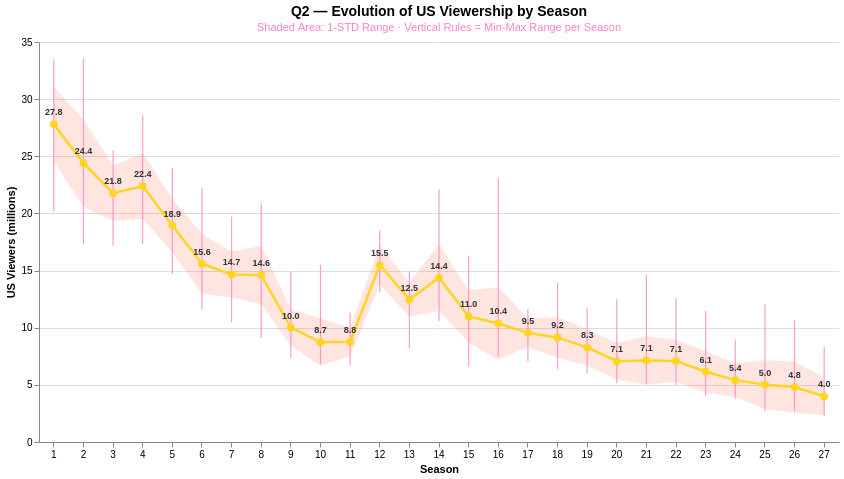

Notebook code for this chart:
### Markdown cell above
## 5. Q2 — Evolution of US Viewership

**Question:** How have the viewers evolved over time?

### Design rationale

We have decided to do another line chart for this visualisation, as it's another time series data set and aides comparison with the chart for Q1.
Again, we decided to do an average per season for the line (and dots) and included the std-band around the line to get an idea for the distribution of the data.
To show the full spectrum of the viewership, we also include min-max rulers, trying a different design method than the dots in the previous chart for variety.

In the end we have three layers:
- **Min-max vertical whiskers**
- **1-STD shaded band**
- **Season average line + data labels**

Y domain fixed to `[0, 35]` millions to include all early-season peaks.

At this point, a note on the opacities and contrasts: The yellow line does not contrast as well against the rose band as it does on the streamlit application. Against a blue background, the yellow line contrasts much nicer against the then darker rose band.

**Alternatives that failed.** Area charts implied volume rather than discrete episode counts. Stacked bars confused the min/avg/max encoding.

### Code cell
eps_v = eps.dropna(subset=["us_viewers_in_millions"]).copy()
import numpy as np
season["ci_rating"]  = (season["std_rating"]  / np.sqrt(season["n_episodes"]) * 1.96).round(3)

# STD band
band_v = (
    alt.Chart(season.dropna(subset=["avg_viewers","std_viewers"]))
    .mark_area(opacity=0.15)
    .encode(
        x=alt.X("season:O", title="Season",
                axis=alt.Axis(labelAngle=0, titleFontSize=AXIS_FONT)),
        y=alt.Y("min_v:Q", title="US Viewers (millions)",
                scale=alt.Scale(domain=[0,35])),
        y2="max_v:Q",
        color=alt.value(SECONDARY),
    )
    .transform_calculate(
        min_v="datum.avg_viewers - datum.std_viewers",
        max_v="datum.avg_viewers + datum.std_viewers",
    )
)

# Min-max whiskers
range_v = (
    alt.Chart(season.dropna(subset=["min_viewers","max_viewers"]))
    .mark_rule(strokeWidth=1.2, opacity=0.8)
    .encode(
        x=alt.X("season:O"),
        y=alt.Y("min_viewers:Q"),
        y2="max_viewers:Q",
        color=alt.value(TERTIARY),
    )
)

# Average line
line_v = (
    alt.Chart(season.dropna(subset=["avg_viewers"]))
    .mark_line(strokeWidth=2.5,
               point=alt.OverlayMarkDef(size=60, filled=True))
    .encode(
        x=alt.X("season:O"),
        y=alt.Y("avg_viewers:Q"),
        color=alt.value(PRIMARY),
    )
)

# Data labels
lbl_v = (
    alt.Chart(season.dropna(subset=["avg_viewers"]))
    .mark_text(fontSize=9, fontWeight="bold", dy=-12, color="#333333")
    .encode(
        x=alt.X("season:O"),
        y=alt.Y("avg_viewers:Q"),
        text=alt.Text("avg_viewers:Q", format=".1f"),
    )
)

chart_q2 = (
    # Layer order: Bars at the back, Labels/Annotations at the front
    alt.layer(band_v, range_v, line_v, lbl_v)
    .properties(
        width=800,
        height=400,
        title=alt.TitleParams(
            "Q2 — Evolution of US Viewership by Season",
            subtitle=[
                "Shaded Area: 1-STD Range · Vertical Rules = Min-Max Range per Season"
            ],
            fontSize=TITLE_FONT, subtitleFontSize=11, subtitleColor="#FF82C1",
        ),
    )
    .configure_view(stroke=None)
)

chart_q2.save("outputs/q2_viewership_final.html")
chart_q2

### Figure 1 — Vega-Lite specification as saved in the notebook (floating-point values rounded to 4 significant figures)
{"config": {"view": {"continuousWidth": 300, "continuousHeight": 300, "stroke": null}}, "layer": [{"data": {"name": "data-29c50829c0e1e08a74f621546a6de755"}, "mark": {"type": "area", "opacity": 0.15}, "encoding": {"color": {"value": "#F65132"}, "x": {"axis": {"labelAngle": 0, "titleFontSize": 11}, "field": "season", "title": "Season", "type": "ordinal"}, "y": {"field": "min_v", "scale": {"domain": [0, 35]}, "title": "US Viewers (millions)", "type": "quantitative"}, "y2": {"field": "max_v"}}, "transform": [{"calculate": "datum.avg_viewers - datum.std_viewers", "as": "min_v"}, {"calculate": "datum.avg_viewers + datum.std_viewers", "as": "max_v"}]}, {"data": {"name": "data-29c50829c0e1e08a74f621546a6de755"}, "mark": {"type": "rule", "opacity": 0.8, "strokeWidth": 1.2}, "encoding": {"color": {"value": "#FF82C1"}, "x": {"field": "season", "type": "ordinal"}, "y": {"field": "min_viewers", "type": "quantitative"}, "y2": {"field": "max_viewers"}}}, {"data": {"name": "data-29c50829c0e1e08a74f621546a6de755"}, "mark": {"type": "line", "point": {"filled": true, "size": 60}, "strokeWidth": 2.5}, "encoding": {"color": {"value": "#FFD521"}, "x": {"field": "season", "type": "ordinal"}, "y": {"field": "avg_viewers", "type": "quantitative"}}}, {"data": {"name": "data-29c50829c0e1e08a74f621546a6de755"}, "mark": {"type": "text", "color": "#333333", "dy": -12, "fontSize": 9, "fontWeight": "bold"}, "encoding": {"text": {"field": "avg_viewers", "format": ".1f", "type": "quantitative"}, "x": {"field": "season", "type": "ordinal"}, "y": {"field": "avg_viewers", "type": "quantitative"}}}], "height": 400, "title": {"text": "Q2 — Evolution of US Viewership by Season", "fontSize": 14, "subtitle": ["Shaded Area: 1-STD Range · Vertical Rules = Min-Max Range per Season"], "subtitleColor": "#FF82C1", "subtitleFontSize": 11}, "width": 800, "$schema": "https://vega.github.io/schema/vega-lite/v6.1.0.json", "datasets": {"data-29c50829c0e1e08a74f621546a6de755": [{"season": 1, "avg_rating": 7.808, "std_rating": 0.275, "min_rating": 7.4, "max_rating": 8.3, "avg_viewers": 27.81, "std_viewers": 3.269, "min_viewers": 20.2, "max_viewers": 33.5, "n_episodes": 13, "avg_votes": 1819.0, "avg_views": 72850.0, "avg_rating_lbl": "7.8", "avg_viewers_lbl": "27.8", "ci_rating": 0.149}, {"season": 2, "avg_rating": 8.041, "std_rating": 0.345, "min_rating": 7.5, "max_rating": 8.8, "avg_viewers": 24.41, "std_viewers": 3.843, "min_viewers": 17.3, "max_viewers": 33.6, "n_episodes": 22, "avg_votes": 1416.0, "avg_views": 56490.0, "avg_rating_lbl": "8.0", "avg_viewers_lbl": "24.4", "ci_rating": 0.144}, {"season": 3, "avg_rating": 8.154, "std_rating": 0.335, "min_rating": 7.7, "max_rating": 8.8, "avg_viewers": 21.77, "std_viewers": 2.411, "min_viewers": 17.2, "max_viewers": 25.5, "n_episodes": 24, "avg_votes": 1312.0, "avg_views": 56400.0, "avg_rating_lbl": "8.2", "avg_viewers_lbl": "21.8", "ci_rating": 0.134}, {"season": 4, "avg_rating": 8.268, "std_rating": 0.451, "min_rating": 7.2, "max_rating": 9.0, "avg_viewers": 22.39, "std_viewers": 2.889, "min_viewers": 17.3, "max_viewers": 28.6, "n_episodes": 22, "avg_votes": 1348.0, "avg_views": 64730.0, "avg_rating_lbl": "8.3", "avg_viewers_lbl": "22.4", "ci_rating": 0.188}, {"season": 5, "avg_rating": 8.336, "std_rating": 0.379, "min_rating": 7.5, "max_rating": 9.0, "avg_viewers": 18.94, "std_viewers": 2.351, "min_viewers": 14.7, "max_viewers": 24.0, "n_episodes": 22, "avg_votes": 1265.0, "avg_views": 69490.0, "avg_rating_lbl": "8.3", "avg_viewers_lbl": "18.9", "ci_rating": 0.158}, {"season": 6, "avg_rating": 8.312, "std_rating": 0.594, "min_rating": 6.0, "max_rating": 9.1, "avg_viewers": 15.6, "std_viewers": 2.633, "min_viewers": 11.6, "max_viewers": 22.2, "n_episodes": 25, "avg_votes": 1235.0, "avg_views": 69870.0, "avg_rating_lbl": "8.3", "avg_viewers_lbl": "15.6", "ci_rating": 0.233}, {"season": 7, "avg_rating": 8.324, "std_rating": 0.395, "min_rating": 7.5, "max_rating": 9.0, "avg_viewers": 14.66, "std_viewers": 2.011, "min_viewers": 10.5, "max_viewers": 19.7, "n_episodes": 25, "avg_votes": 1185.0, "avg_views": 67660.0, "avg_rating_lbl": "8.3", "avg_viewers_lbl": "14.7", "ci_rating": 0.155}, {"season": 8, "avg_rating": 8.22, "std_rating": 0.514, "min_rating": 7.3, "max_rating": 9.2, "avg_viewers": 14.6, "std_viewers": 2.554, "min_viewers": 9.1, "max_viewers": 20.9, "n_episodes": 25, "avg_votes": 1234.0, "avg_views": 64380.0, "avg_rating_lbl": "8.2", "avg_viewers_lbl": "14.6", "ci_rating": 0.201}, {"season": 9, "avg_rating": 7.844, "std_rating": 0.682, "min_rating": 5.1, "max_rating": 9.1, "avg_viewers": 10.01, "std_viewers": 1.603, "min_viewers": 7.4, "max_viewers": 14.9, "n_episodes": 25, "avg_votes": 1013.0, "avg_views": 30330.0, "avg_rating_lbl": "7.8", "avg_viewers_lbl": "10.0", "ci_rating": 0.267}, {"season": 10, "avg_rating": 7.57, "std_rating": 0.335, "min_rating": 6.9, "max_rating": 8.2, "avg_viewers": 8.737, "std_viewers": 2.071, "min_viewers": 6.8, "max_viewers": 15.5, "n_episodes": 23, "avg_votes": 880.0, "avg_views": 52170.0, "avg_rating_lbl": "7.6", "avg_viewers_lbl": "8.7", "ci_rating": 0.137}, {"season": 11, "avg_rating": 7.291, "std_rating": 0.337, "min_rating": 6.6, "max_rating": 7.9, "avg_viewers": 8.772, "std_viewers": 1.231, "min_viewers": 6.7, "max_viewers": 11.3, "n_episodes": 22, "avg_votes": 792.1, "avg_views": 49010.0, "avg_rating_lbl": "7.3", "avg_viewers_lbl": "8.8", "ci_rating": 0.141}, {"season": 12, "avg_rating": 7.362, "std_rating": 0.449, "min_rating": 6.5, "max_rating": 8.6, "avg_viewers": 15.49, "std_viewers": 1.735, "min_viewers": 13.1, "max_viewers": 18.5, "n_episodes": 21, "avg_votes": 771.6, "avg_views": 51230.0, "avg_rating_lbl": "7.4", "avg_viewers_lbl": "15.5", "ci_rating": 0.192}, {"season": 13, "avg_rating": 7.141, "std_rating": 0.505, "min_rating": 5.6, "max_rating": 8.0, "avg_viewers": 12.46, "std_viewers": 1.502, "min_viewers": 8.2, "max_viewers": 14.9, "n_episodes": 22, "avg_votes": 673.7, "avg_views": 49490.0, "avg_rating_lbl": "7.1", "avg_viewers_lbl": "12.5", "ci_rating": 0.211}, {"season": 14, "avg_rating": 7.077, "std_rating": 0.286, "min_rating": 6.6, "max_rating": 7.7, "avg_viewers": 14.38, "std_viewers": 2.924, "min_viewers": 10.56, "max_viewers": 22.1, "n_episodes": 22, "avg_votes": 626.8, "avg_views": 47120.0, "avg_rating_lbl": "7.1", "avg_viewers_lbl": "14.4", "ci_rating": 0.12}, {"season": 15, "avg_rating": 7.045, "std_rating": 0.294, "min_rating": 6.2, "max_rating": 7.4, "avg_viewers": 10.99, "std_viewers": 2.287, "min_viewers": 6.6, "max_viewers": 16.3, "n_episodes": 22, "avg_votes": 599.4, "avg_views": 44930.0, "avg_rating_lbl": "7.0", "avg_viewers_lbl": "11.0", "ci_rating": 0.123}, {"season": 16, "avg_rating": 7.043, "std_rating": 0.254, "min_rating": 6.4, "max_rating": 7.4, "avg_viewers": 10.37, "std_viewers": 3.177, "min_viewers": 7.48, "max_viewers": 23.07, "n_episodes": 21, "avg_votes": 576.5, "avg_views": 46350.0, "avg_rating_lbl": "7.0", "avg_viewers_lbl": "10.4", "ci_rating": 0.109}, {"season": 17, "avg_rating": 6.864, "std_rating": 0.289, "min_rating": 6.3, "max_rating": 7.4, "avg_viewers": 9.549, "std_viewers": 1.26, "min_viewers": 7.04, "max_viewers": 11.63, "n_episodes": 22, "avg_votes": 600.6, "avg_views": 43490.0, "avg_rating_lbl": "6.9", "avg_viewers_lbl": "9.5", "ci_rating": 0.121}, {"season": 18, "avg_rating": 7.0, "std_rating": 0.409, "min_rating": 6.3, "max_rating": 8.1, "avg_viewers": 9.15, "std_viewers": 1.777, "min_viewers": 6.4, "max_viewers": 13.9, "n_episodes": 22, "avg_votes": 655.7, "avg_views": 45300.0, "avg_rating_lbl": "7.0", "avg_viewers_lbl": "9.2", "ci_rating": 0.171}, {"season": 19, "avg_rating": 6.935, "std_rating": 0.472, "min_rating": 6.1, "max_rating": 8.2, "avg_viewers": 8.28, "std_viewers": 1.59, "min_viewers": 6.02, "max_viewers": 11.7, "n_episodes": 20, "avg_votes": 678.1, "avg_views": 42150.0, "avg_rating_lbl": "6.9", "avg_viewers_lbl": "8.3", "ci_rating": 0.207}, {"season": 20, "avg_rating": 6.895, "std_rating": 0.358, "min_rating": 5.9, "max_rating": 7.2, "avg_viewers": 7.07, "std_viewers": 1.623, "min_viewers": 5.16, "max_viewers": 12.48, "n_episodes": 21, "avg_votes": 635.8, "avg_views": 39420.0, "avg_rating_lbl": "6.9", "avg_viewers_lbl": "7.1", "ci_rating": 0.153}, {"season": 21, "avg_rating": 6.822, "std_rating": 0.349, "min_rating": 5.7, "max_rating": 7.3, "avg_viewers": 7.135, "std_viewers": 2.128, "min_viewers": 5.11, "max_viewers": 14.62, "n_episodes": 23, "avg_votes": 544.4, "avg_views": 42290.0, "avg_rating_lbl": "6.8", "avg_viewers_lbl": "7.1", "ci_rating": 0.143}, {"season": 22, "avg_rating": 6.805, "std_rating": 0.337, "min_rating": 6.1, "max_rating": 7.3, "avg_viewers": 7.092, "std_viewers": 1.824, "min_viewers": 4.99, "max_viewers": 12.6, "n_episodes": 22, "avg_votes": 514.0, "avg_views": 41880.0, "avg_rating_lbl": "6.8", "avg_viewers_lbl": "7.1", "ci_rating": 0.141}, {"season": 23, "avg_rating": 6.814, "std_rating": 0.747, "min_rating": 4.5, "max_rating": 8.2, "avg_viewers": 6.148, "std_viewers": 1.824, "min_viewers": 4.07, "max_viewers": 11.48, "n_episodes": 22, "avg_votes": 579.6, "avg_views": 45110.0, "avg_rating_lbl": "6.8", "avg_viewers_lbl": "6.1", "ci_rating": 0.312}, {"season": 24, "avg_rating": 6.777, "std_rating": 0.339, "min_rating": 6.2, "max_rating": 7.3, "avg_viewers": 5.412, "std_viewers": 1.475, "min_viewers": 3.77, "max_viewers": 8.97, "n_episodes": 22, "avg_votes": 440.4, "avg_views": 42520.0, "avg_rating_lbl": "6.8", "avg_viewers_lbl": "5.4", "ci_rating": 0.142}, {"season": 25, "avg_rating": 6.832, "std_rating": 0.416, "min_rating": 5.8, "max_rating": 7.7, "avg_viewers": 5.019, "std_viewers": 2.128, "min_viewers": 2.69, "max_viewers": 12.04, "n_episodes": 22, "avg_votes": 486.0, "avg_views": 46100.0, "avg_rating_lbl": "6.8", "avg_viewers_lbl": "5.0", "ci_rating": 0.174}, {"season": 26, "avg_rating": 6.705, "std_rating": 0.472, "min_rating": 5.8, "max_rating": 7.9, "avg_viewers": 4.805, "std_viewers": 2.241, "min_viewers": 2.67, "max_viewers": 10.62, "n_episodes": 22, "avg_votes": 451.9, "avg_views": 40620.0, "avg_rating_lbl": "6.7", "avg_viewers_lbl": "4.8", "ci_rating": 0.197}, {"season": 27, "avg_rating": 6.786, "std_rating": 0.522, "min_rating": 5.9, "max_rating": 8.4, "avg_viewers": 4.0, "std_viewers": 1.644, "min_viewers": 2.32, "max_viewers": 8.33, "n_episodes": 22, "avg_votes": 325.1, "avg_views": 183.6, "avg_rating_lbl": "6.8", "avg_viewers_lbl": "4.0", "ci_rating": 0.218}]}}
